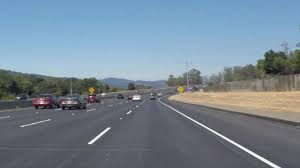
#> input picture road2.jpg, 300 x 168 px
$ python detector.py
#> lines starting #> are read from the running program, lines starting #| are printed output that depends on the picture; after the words box and inside, x2 and y2 are one past the last pixel; in counts of white or black regions, pixels touching at a corner belong together
import matplotlib.pylab as plt
import cv2
import numpy as np

def region_of_interest(img,vertices):
    mask = np.zeros_like(img)
    #channel_count = img.shape[2]
    match_mask_color = 255
    cv2.fillPoly(mask,vertices,match_mask_color)
    masked_image =cv2.bitwise_and(img,mask)
    return masked_image

def draw_lines(img,lines):
    img = np.copy(img)
    blank_image = np.zeros((img.shape[0],img.shape[1],3),dtype=np.uint8)

    for line in lines:
        for x1,y1,x2,y2 in line:
            cv2.line(blank_image,(x1,y1),(x2,y2),(0,255,0),thickness=3)
    img = cv2.addWeighted(img,0.8,blank_image,1,0.0)#merge images with weight
    return img


image = cv2.imread('road2.jpg')
#> image is the input picture: shape (168, 300, 3); mean B, G, R 148.4, 134.4, 118.8
image = cv2.cvtColor(image,cv2.COLOR_BGR2RGB)

print(image.shape)
#| (168, 300, 3)
height = image.shape[0]
#> height = 168
width = image.shape[1]
#> width = 300

region_of_interest_vertices = [
    (0,height),
    (width/2,height/2),
    (width,height)
]
#> region_of_interest_vertices = [(0, 168), (150, 84), (300, 168)]


gray_image = cv2.cvtColor(image,cv2.COLOR_RGB2GRAY)
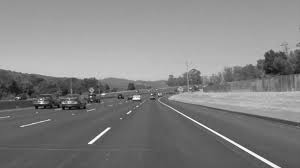
#> gray_image: shape (168, 300); min 1, max 255, mean 131.3
cannay_image = cv2.Canny(gray_image,100, 200)
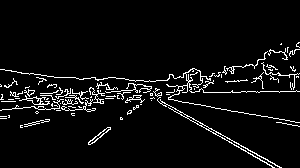
#> cannay_image: shape (168, 300); 5.3% white in thin lines or dots, all inside (x1, y1, x2, y2) = (0, 42, 300, 168)
cropped_image = region_of_interest(cannay_image,
                                   np.array([region_of_interest_vertices],np.int32))
#> in region_of_interest, `cv2.fillPoly(mask,vertices,match_mask_color)`:
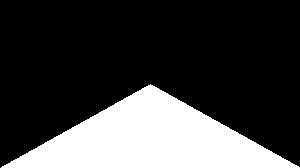
#> mask: shape (168, 300); 25.1% white; 1 white region, box (x1, y1, x2, y2) and area: (1, 84, 300, 168) 12666
#> in region_of_interest, `masked_image =cv2.bitwise_and(img,mask)`:
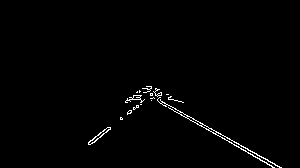
#> masked_image: shape (168, 300); 1.1% white in thin lines or dots, all inside (x1, y1, x2, y2) = (88, 86, 282, 168)
lines = cv2.HoughLinesP(cropped_image,
                        rho=6,
                        theta=np.pi/60,
                        threshold=160,
                        lines=np.array([]),
                        minLineLength=40,
                        maxLineGap=25)
#> lines = [[195, 122, 274, 167], [139, 90, 272, 167]]

image_with_lines = draw_lines(image,lines)
#> the loop in draw_lines, `for line in lines:` made 2 passes
#> after the loop in draw_lines, `for line in lines:`:
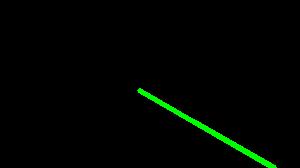
#> blank_image: shape (168, 300, 3); mean of channels 0, 1, 2 0, 4.2, 0; drawn as B, G, R
#> in draw_lines, `img = cv2.addWeighted(img,0.8,blank_image,1,0.0)#merge images with wei..`:
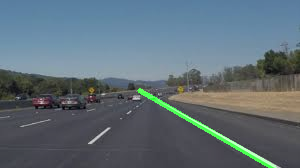
#> img: shape (168, 300, 3); mean R, G, B 95, 109.9, 118.7

plt.imshow(image_with_lines)
plt.show()

$ run again, with faces.jpg copied over road2.jpg
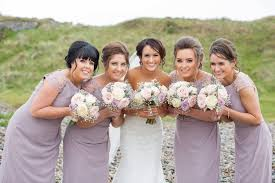
#> input picture faces.jpg, 275 x 183 px
#> image is the input picture: shape (183, 275, 3); mean B, G, R 155.4, 167.9, 179.8
#| (183, 275, 3)
#> `cannay_image = cv2.Canny(gray_image,100, 200)`:
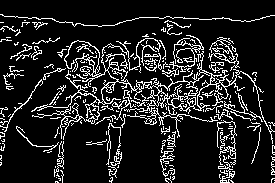
#> cannay_image: shape (183, 275); 13.5% white in thin lines or dots
#> mask: shape (183, 275); 25.2% white; 1 white region, box (x1, y1, x2, y2) and area: (1, 91, 275, 183) 12695
#> masked_image: shape (183, 275); 2.7% white in thin lines or dots, all inside (x1, y1, x2, y2) = (47, 92, 275, 183)
#> lines = [[123, 100, 174, 137], [137, 102, 179, 136], [126, 105, 174, 136]]
#> the loop in draw_lines, `for line in lines:` made 3 passes
#> in draw_lines, `img = cv2.addWeighted(img,0.8,blank_image,1,0.0)#merge images with wei..`:
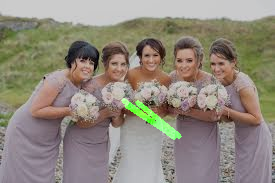
#> img: shape (183, 275, 3); mean R, G, B 143.9, 136.1, 124.3
